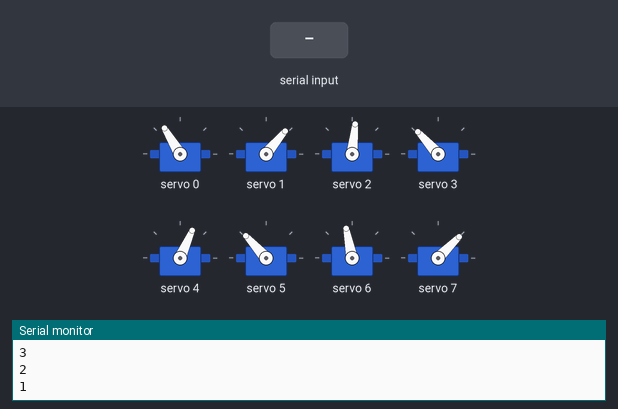
A sketch run on a simulated ESP32. On the bench: 8 × servo, the last lines printed to the serial monitor. The test bench sets the inputs (shaded band).

Above: at 12.2 s.
12.3 s: "2" received over Serial
At 12.99 s:
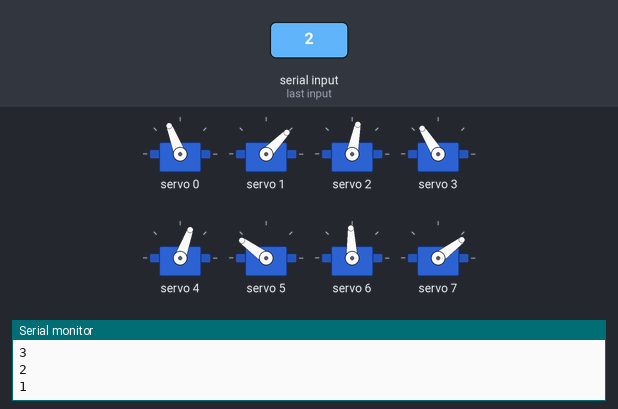
At 13.49 s:
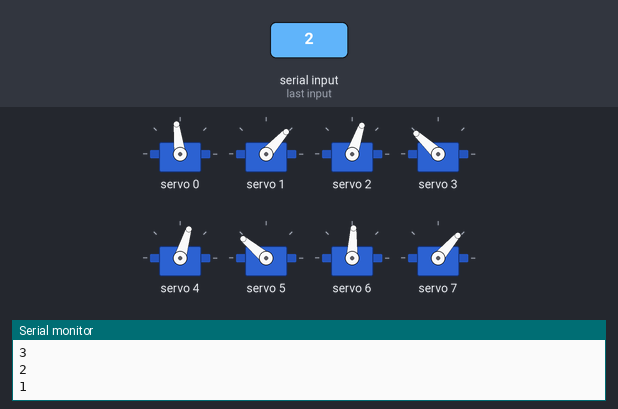
15.3 s: "1" received over Serial
18.3 s: "0" received over Serial
At 18.9 s:
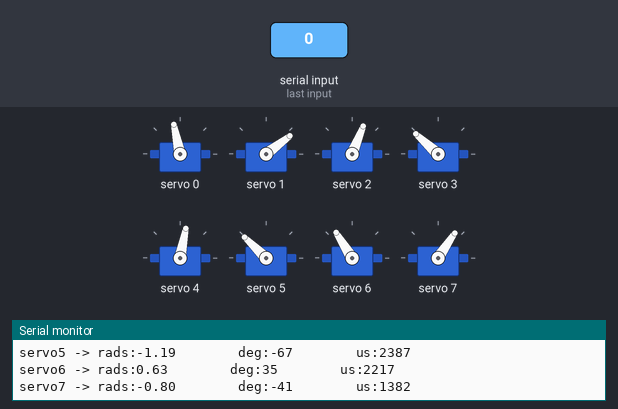
Timing chart, 0 to 21.3 s (numbered marks = the images above; inputs shaded):
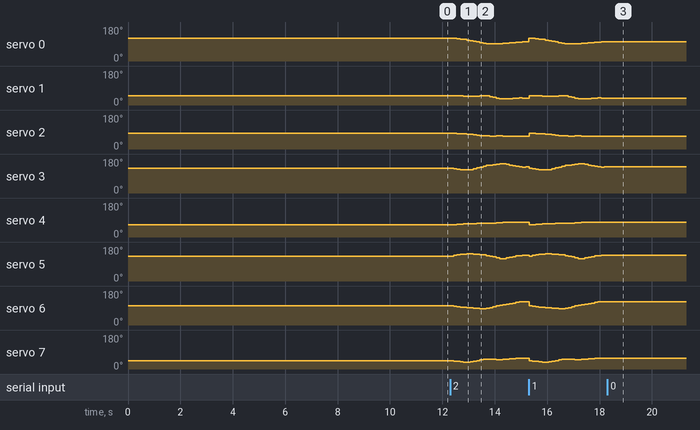

The sketch:

3D_SS_75.ino
```cpp
// This is a 2.5cm clearance height gait
// HOW TO:
// ------------------------------
// Serial input = 2 -> Steps through gait sequence once and stops at the end.
// Serial input = 1 -> Steps through gait sequence in a loop.
// Serial input = 0 -> Stops infinite loop at the node where it is at that moment

//Gait template
#include <Wire.h>
#include <Adafruit_PWMServoDriver.h>

Adafruit_PWMServoDriver pca9685 = Adafruit_PWMServoDriver();

#define SERVO_FREQ 300
#define SER0 0 //Hip 1
#define SER1 1 //Knee 1
#define SER2 2 //Hip 2
#define SER3 3 //Knee 2
#define SER4 4 //Hip 3
#define SER5 5 //Knee 3
#define SER6 6 //Hip 4
#define SER7 7 //Knee 4

// Insert servo angles here:
// For 3D gaits, these angles are obtained from linearisation.py
// For 2D gaits, these angles are obtained from 2D_trajectory_reader.py
float SS_servo0[] = {-0.66760492, -0.66151045, -0.61033406, -0.55449297, -0.49470425, -0.42577979, -0.34609655, -0.26524493, -0.18391197, -0.10233849, -0.02095062,  0.06006324,  0.04795127,  0.04028433,  0.0382002 ,  0.03787384,  0.01997038, -0.01708617, -0.05510495, -0.0930493 , -0.12710556, -0.1562282 , -0.18263897, -0.21169561, -0.2368099 , -0.25990255, -0.28146374, -0.30186806, -0.32571074, -0.35173785, -0.38493734, -0.41813809, -0.45388158, -0.49342951, -0.52515783, -0.54353827, -0.56442712, -0.58297945, -0.60600801, -0.61592138, -0.62573723, -0.63445888, -0.64204812, -0.64910306};
float SS_servo1[] = {0.9096463 , 0.92099119, 0.94866839, 0.97405074, 0.99487802, 1.006682  , 1.00752277, 1.00647742, 0.99451243, 0.96250268, 0.94550811, 0.89927224, 1.03090422, 1.14901789, 1.24538181, 1.32300031, 1.35280374, 1.32819132, 1.29326304, 1.26208459, 1.22520825, 1.20296835, 1.22596962, 1.2251485 , 1.17366173, 1.11574807, 1.05623421, 1.00190695, 0.98544815, 1.022497  , 1.07555836, 1.11935064, 1.15836205, 1.20854251, 1.25320539, 1.26001284, 1.27133185, 1.27953879, 1.28397668, 1.22052327, 1.14752893, 1.07425838, 1.00206551, 0.93202692};
float SS_servo2[] = {-0.27668297, -0.29052118, -0.30604032, -0.32249485, -0.33647666, -0.36732898, -0.4170814 , -0.4691707 , -0.52063504, -0.56804572, -0.60390158, -0.62582386, -0.63027889, -0.62936573, -0.62613969, -0.62785638, -0.63208865, -0.63608335, -0.63886155, -0.63582817, -0.63496972, -0.63703274, -0.64013773, -0.63871011, -0.58162062, -0.52234158, -0.46328838, -0.40298952, -0.33355874, -0.25327561, -0.17240068, -0.09162637, -0.01107371,  0.06940586,  0.07699539,  0.02954558, -0.00984004, -0.04225668, -0.07836693, -0.11616576, -0.14955555, -0.18511147, -0.22038025, -0.25241078};
float SS_servo3[] = {0.87655951, 0.81204464, 0.735739  , 0.67016947, 0.61283627, 0.61544621, 0.69442259, 0.79178076, 0.89826313, 1.00544807, 1.10861099, 1.20751485, 1.28410649, 1.34383632, 1.3903538 , 1.43219808, 1.42146279, 1.35223968, 1.27239527, 1.1832309 , 1.09751004, 1.0353347 , 1.0110088 , 1.02569488, 1.04579235, 1.0679739 , 1.09137589, 1.1129513 , 1.10268259, 1.04185051, 0.99368763, 0.93237471, 0.85283403, 0.77929028, 0.79809002, 0.87889535, 0.94446777, 0.99588846, 1.03865003, 1.02847947, 0.99325396, 0.96270556, 0.93567345, 0.90700214};
float SS_servo4[] = { 0.66491041,  0.66029783,  0.6372985 ,  0.61109149,  0.58819911,  0.56256296,  0.54145138,  0.52543604,  0.51315262,  0.5052235 ,  0.50064095,  0.49709283,  0.4877689 ,  0.47097681,  0.44689323,  0.42450623,  0.41150245,  0.40986275,  0.40865719,  0.40982696,  0.40493861,  0.39491026,  0.38050003,  0.35625137,  0.31591373,  0.27526508,  0.23096209,  0.18863229,  0.14399535,  0.1036103 ,  0.05928578,  0.00931426, -0.04760034, -0.06740283,  0.00205644,  0.08236296,  0.16345535,  0.24449547,  0.32260369,  0.3896584 ,  0.4507298 ,  0.5107664 ,  0.57734814,  0.64618583};
float SS_servo5[] = {-1.09334144, -1.17067134, -1.23637121, -1.29173196, -1.3437538 , -1.36647235, -1.35621001, -1.33616051, -1.30781443, -1.27648119, -1.23014145, -1.15922361, -1.07179432, -0.97850341, -0.88084321, -0.79865364, -0.7847385 , -0.85174609, -0.9360273 , -1.02744177, -1.10995527, -1.16742692, -1.17505668, -1.18395355, -1.1897398 , -1.20267628, -1.21147686, -1.22359857, -1.19821747, -1.11715833, -1.02634477, -0.93184131, -0.83273991, -0.79140484, -0.85815636, -0.90923147, -0.98555418, -1.0638173 , -1.11672366, -1.10881339, -1.08791094, -1.06498737, -1.04695103, -1.04753998};
float SS_servo6[] = { 0.17591231,  0.15773466,  0.11915842,  0.07832824,  0.03816883, -0.00165751, -0.03078251, -0.05627166, -0.08154856, -0.10900907, -0.10978168, -0.0640496 ,  0.01526229,  0.09695486,  0.17858885,  0.25950675,  0.33197554,  0.39018693,  0.44532957,  0.50387698,  0.57002598,  0.61341587,  0.61291566,  0.6242624 ,  0.63087086,  0.63513513,  0.64167685,  0.6430233 ,  0.63717055,  0.61423877,  0.58882145,  0.5687921 ,  0.54989142,  0.52582741,  0.48221722,  0.42908489,  0.37566833,  0.32546496,  0.280655  ,  0.25443158,  0.24096304,  0.22536191,  0.20923186,  0.19149696};
float SS_servo7[] = {-0.99422649, -1.06591849, -1.11371027, -1.15272523, -1.18230962, -1.17654557, -1.1342441 , -1.07327287, -0.99407518, -0.89991614, -0.8370534 , -0.83236799, -0.85312662, -0.85482182, -0.85627815, -0.85633359, -0.84735126, -0.82468631, -0.79419697, -0.76585249, -0.74781932, -0.72224648, -0.69430306, -0.7214571 , -0.79826761, -0.88502882, -0.97905743, -1.06294121, -1.11236207, -1.08779366, -1.05811848, -1.04613348, -1.04465163, -1.03133448, -0.96624596, -0.8843611 , -0.7996886 , -0.71727183, -0.65714083, -0.67851051, -0.74247709, -0.80825395, -0.87391376, -0.9365832 };

int node=0;
int first=0;
int input=0;
int end_time=0;
int time_step=120000;
int steps = sizeof(SS_servo0)/sizeof(SS_servo0[0]);
int one_print = 0;

// -------------------Joint configurations-------------------
int servo0=0;
int servo0_deg=0;
int servo1=0;
int servo1_deg=0;
int servo2=0;
int servo2_deg=0;
int servo3=0;
int servo3_deg=0;
int servo4=0;
int servo4_deg=0;
int servo5=0;
int servo5_deg=0;
int servo6=0;
int servo6_deg=0;
int servo7=0;
int servo7_deg=0;

void setup() {
  Serial.begin(115200);
  pca9685.begin();

  pca9685.setOscillatorFrequency(27000000); //Value between 24MHz and 27MHz, tuned for this setup
  pca9685.setPWMFreq(SERVO_FREQ);
  delay (1000);

  servo0_deg=SS_servo0[0]/3.14159265*180;
  servo0=map(servo0_deg,-38,90,2200,1030);
  servo1_deg=SS_servo1[0]/3.14159265*180;
  servo1=map(servo1_deg,-90,90,2600,950);
  servo2_deg=SS_servo2[0]/3.14159265*180;
  servo2=map(servo2_deg,-38,90,1510,2730);
  servo3_deg=SS_servo3[0]/3.14159265*180;
  servo3=map(servo3_deg,-90,90,1100,2700);
  servo4_deg=SS_servo4[0]/3.14159265*180;
  servo4=map(servo4_deg,-90,38,2700,1500);
  servo5_deg=SS_servo5[0]/3.14159265*180;
  servo5=map(servo5_deg,-90,90,2600,930);
  servo6_deg=SS_servo6[0]/3.14159265*180;
  servo6=map(servo6_deg,-90,38,850,2250);
  servo7_deg=SS_servo7[0]/3.14159265*180;
  servo7=map(servo7_deg,-90,90,920,2620);

  pca9685.setPWM(SER0,0,servo0);
  pca9685.setPWM(SER1,0,servo1);
  pca9685.setPWM(SER2,0,servo2);
  pca9685.setPWM(SER3,0,servo3);
  pca9685.setPWM(SER4,0,servo4);
  pca9685.setPWM(SER5,0,servo5);
  pca9685.setPWM(SER6,0,servo6);
  pca9685.setPWM(SER7,0,servo7);

  Serial.print("Node:");
  Serial.println(node);
  Serial.print("servo0 -> rads:");
  Serial.print(SS_servo0[node]);
  Serial.print("        deg:");
  Serial.print(servo0_deg);
  Serial.print("        us:");
  Serial.println(servo0);
  Serial.print("servo1 -> rads:");
  Serial.print(SS_servo1[node]);
  Serial.print("        deg:");
  Serial.print(servo1_deg);
  Serial.print("        us:");
  Serial.println(servo1);
  Serial.print("servo2 -> rads:");
  Serial.print(SS_servo2[node]);
  Serial.print("        deg:");
  Serial.print(servo2_deg);
  Serial.print("        us:");
  Serial.println(servo2);
  Serial.print("servo3 -> rads:");
  Serial.print(SS_servo3[node]);
  Serial.print("        deg:");
  Serial.print(servo3_deg);
  Serial.print("        us:");
  Serial.println(servo3);
  Serial.print("servo4 -> rads:");
  Serial.print(SS_servo4[node]);
  Serial.print("        deg:");
  Serial.print(servo4_deg);
  Serial.print("        us:");
  Serial.println(servo4);
  Serial.print("servo5 -> rads:");
  Serial.print(SS_servo5[node]);
  Serial.print("        deg:");
  Serial.print(servo5_deg);
  Serial.print("        us:");
  Serial.println(servo5);
  Serial.print("servo6 -> rads:");
  Serial.print(SS_servo6[node]);
  Serial.print("        deg:");
  Serial.print(servo6_deg);
  Serial.print("        us:");
  Serial.println(servo6);
  Serial.print("servo7 -> rads:");
  Serial.print(SS_servo7[node]);
  Serial.print("        deg:");
  Serial.print(servo7_deg);
  Serial.print("        us:");
  Serial.println(servo7);

  Serial.println("10");
  delay(1000);
  Serial.println("9");
  delay(1000);
  Serial.println("8");
  delay(1000);
  Serial.println("7");
  delay(1000);
  Serial.println("6");
  delay(1000);
  Serial.println("5");
  delay(1000);
  Serial.println("4");
  delay(1000);
  Serial.println("3");
  delay(1000);
  Serial.println("2");
  delay(1000);
  Serial.println("1");
  delay(1000);

}

void loop()
{
  if(Serial.available()>0)
  {
    first=Serial.read();
    if(first=='2')
    {
      input=2;
      node=0;
      one_print=1;
    }
    if(first=='1')
    {
      input=1;
      node=0;
      one_print=1;
    }
    if(first=='0')
    {
      input=0;
    }
  }
  if(input==1 or input==2)
  {
      if(esp_timer_get_time()>=end_time)
      {
        servo0_deg=SS_servo0[node]/3.14159265*180;
        servo0=map(servo0_deg,-38,90,2200,1030);
        servo1_deg=SS_servo1[node]/3.14159265*180;
        servo1=map(servo1_deg,-90,90,2600,950);
        servo2_deg=SS_servo2[node]/3.14159265*180;
        servo2=map(servo2_deg,-38,90,1510,2730);
        servo3_deg=SS_servo3[node]/3.14159265*180;
        servo3=map(servo3_deg,-90,90,1100,2700);
        servo4_deg=SS_servo4[node]/3.14159265*180;
        servo4=map(servo4_deg,-90,38,2700,1500);
        servo5_deg=SS_servo5[node]/3.14159265*180;
        servo5=map(servo5_deg,-90,90,2600,930);
        servo6_deg=SS_servo6[node]/3.14159265*180;
        servo6=map(servo6_deg,-90,38,850,2250);
        servo7_deg=SS_servo7[node]/3.14159265*180;
        servo7=map(servo7_deg,-90,90,920,2620);

        pca9685.setPWM(SER0,0,servo0);
        pca9685.setPWM(SER1,0,servo1);
        pca9685.setPWM(SER2,0,servo2);
        pca9685.setPWM(SER3,0,servo3);
        pca9685.setPWM(SER4,0,servo4);
        pca9685.setPWM(SER5,0,servo5);
        pca9685.setPWM(SER6,0,servo6);
        pca9685.setPWM(SER7,0,servo7);

        node+=1;
        if(node>=steps and input==1)
        {
          Serial.print("Input:");
          Serial.println(input);
          node=0;
        }
        if(node>=steps and input==2)
        {
          Serial.print("Input:");
          Serial.println(input);
          input=0;
        }
         end_time=esp_timer_get_time()+time_step;
      }
   }

  if(input == 0)
  {
        pca9685.setPWM(SER0,0,servo0);
        pca9685.setPWM(SER1,0,servo1);
        pca9685.setPWM(SER2,0,servo2);
        pca9685.setPWM(SER3,0,servo3);
        pca9685.setPWM(SER4,0,servo4);
        pca9685.setPWM(SER5,0,servo5);
        pca9685.setPWM(SER6,0,servo6);
        pca9685.setPWM(SER7,0,servo7);

        if(one_print==1)
        {
          Serial.print("Input:");
          Serial.println(input);
          Serial.print("Node:");
          Serial.println(node);
          Serial.print("servo0 -> rads:");
          Serial.print(SS_servo0[node]);
          Serial.print("        deg:");
          Serial.print(servo0_deg);
          Serial.print("        us:");
          Serial.println(servo0);
          Serial.print("servo1 -> rads:");
          Serial.print(SS_servo1[node]);
          Serial.print("        deg:");
          Serial.print(servo1_deg);
          Serial.print("        us:");
          Serial.println(servo1);
          Serial.print("servo2 -> rads:");
          Serial.print(SS_servo2[node]);
          Serial.print("        deg:");
          Serial.print(servo2_deg);
          Serial.print("        us:");
          Serial.println(servo2);
          Serial.print("servo3 -> rads:");
          Serial.print(SS_servo3[node]);
          Serial.print("        deg:");
          Serial.print(servo3_deg);
          Serial.print("        us:");
          Serial.println(servo3);
          Serial.print("servo4 -> rads:");
          Serial.print(SS_servo4[node]);
          Serial.print("        deg:");
          Serial.print(servo4_deg);
          Serial.print("        us:");
          Serial.println(servo4);
          Serial.print("servo5 -> rads:");
          Serial.print(SS_servo5[node]);
          Serial.print("        deg:");
          Serial.print(servo5_deg);
          Serial.print("        us:");
          Serial.println(servo5);
          Serial.print("servo6 -> rads:");
          Serial.print(SS_servo6[node]);
          Serial.print("        deg:");
          Serial.print(servo6_deg);
          Serial.print("        us:");
          Serial.println(servo6);
          Serial.print("servo7 -> rads:");
          Serial.print(SS_servo7[node]);
          Serial.print("        deg:");
          Serial.print(servo7_deg);
          Serial.print("        us:");
          Serial.println(servo7);
          one_print=0;
        }

  }
}
```

Measured:
- after the input at 12.3 s, servo 0: 121° → 120° after 0.13 s, → 118° 0.13 s later, → 116° 0.13 s later, → 114° 0.13 s later, … (18 changes in this stretch); servo 1: 50° → 48° after 0.26 s, → 46° 0.25 s later, → 47° 0.50 s later, → 48° 0.13 s later, … (15 changes in this stretch)
- after the input at 18.3 s, servo 0: stops changing and stays 102°; servo 1: stops changing and stays 37°; servo 2: stops changing and stays 68°; servo 3: stops changing and stays 138°; servo 4: stops changing and stays 79°
